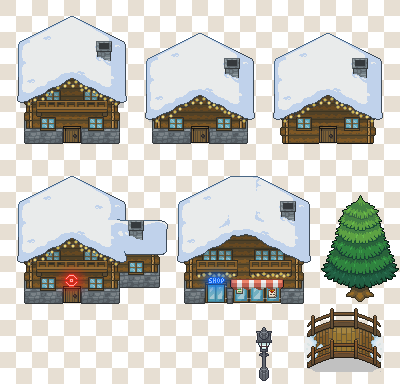
#> input picture tilesets_raw/snow_village_tiles_by_carchagui_dcgwwcb.png, 400 x 384 px, found by its file name
$ python snow_prep.py
#> lines starting #> are read from the running program, lines starting #| are printed output that depends on the picture
# -*- coding: utf-8 -*-
"""Strip the checkerboard backdrop off the snow village sheet.

The artist marked "empty" with a 16x16 checkerboard alternating (224,216,208)
and (248,248,248), aligned to the metatile grid. Neither can be keyed by colour
alone: (248,248,248) is pure white, which is also snow, and the sheet has no
alpha channel at all to fall back on.

So a pixel is only treated as backdrop when BOTH hold:
  * it matches the colour its own cell is supposed to be, given the phase
    ((x//16 + y//16) even -> beige, odd -> white), and
  * it is reachable from the sheet border through other backdrop pixels.

The phase test alone would eat white snow sitting in a white cell; the flood
alone would eat any white that touches the border. Together, art enclosed by
its own outline is safe, which is what every object here has.
"""
import sys
from collections import deque

from PIL import Image

SRC = "J:/ROM Hack Project/tilesets_raw/snow_village_tiles_by_carchagui_dcgwwcb.png"
BEIGE = (224, 216, 208)
WHITE = (248, 248, 248)


def snap(c):
    return ((c[0] >> 3) << 3, (c[1] >> 3) << 3, (c[2] >> 3) << 3)


def strip(src=SRC, out=None, verbose=True):
#> called with verbose = True
    im = Image.open(src).convert("RGBA")
    W, H = im.size
#> W = 400; H = 384
    px = im.load()

    def is_backdrop(x, y):
        want = BEIGE if ((x // 16) + (y // 16)) % 2 == 0 else WHITE
        return snap(px[x, y][:3]) == want

    seen = bytearray(W * H)
    q = deque()
    for x in range(W):
        for y in (0, H - 1):
            if is_backdrop(x, y) and not seen[y * W + x]:
                seen[y * W + x] = 1
                q.append((x, y))
#> this loop made 400 passes
    for y in range(H):
        for x in (0, W - 1):
            if is_backdrop(x, y) and not seen[y * W + x]:
                seen[y * W + x] = 1
                q.append((x, y))
#> this loop made 384 passes

    while q:
        x, y = q.popleft()
        for dx, dy in ((1, 0), (-1, 0), (0, 1), (0, -1)):
            nx, ny = x + dx, y + dy
            if 0 <= nx < W and 0 <= ny < H and not seen[ny * W + nx] and is_backdrop(nx, ny):
                seen[ny * W + nx] = 1
                q.append((nx, ny))
#> this loop made 82207 passes
#> (x, y) on passes 3 to 5: (1, 0), (1, 383), (2, 0)

    # what the phase test alone would have taken, for comparison
    phase_only = sum(1 for y in range(H) for x in range(W) if is_backdrop(x, y))
#> phase_only = 82409
    keyed = sum(seen)
#> keyed = 82207

    for y in range(H):
        for x in range(W):
            if seen[y * W + x]:
                px[x, y] = (0, 0, 0, 0)

    if verbose:
        print("sheet %dx%d = %d px" % (W, H, W * H))
#| sheet 400x384 = 153600 px
        print("  phase test alone would key : %d" % phase_only)
#|   phase test alone would key : 82409
        print("  flood-connected, so keyed  : %d" % keyed)
#|   flood-connected, so keyed  : 82207
        print("  SAVED by requiring connectivity: %d px of art-coloured pixels"
              % (phase_only - keyed))
#|   SAVED by requiring connectivity: 202 px of art-coloured pixels
        left = {}
        for y in range(H):
            for x in range(W):
                if not seen[y * W + x]:
                    c = snap(px[x, y][:3])
                    if c in (BEIGE, WHITE):
                        left[c] = left.get(c, 0) + 1
#> after the loop, left = {(248, 248, 248): 82, (224, 216, 208): 120}
        print("  backdrop colours surviving inside art:", left)
#|   backdrop colours surviving inside art: {(248, 248, 248): 82, (224, 216, 208): 120}
    if out:
        im.save(out)
    return im


if __name__ == "__main__":
    im = strip(out=sys.argv[1] if len(sys.argv) > 1 else None)
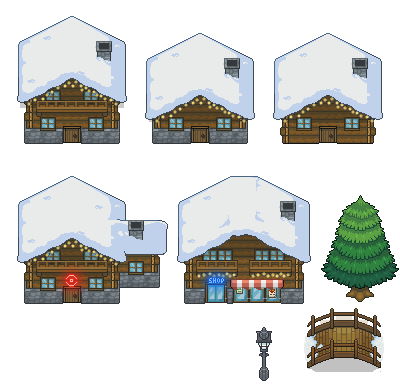
#> im: PIL image 400x384 RGBA; mean R, G, B, A 71.7, 73.4, 70.4, 118.5; transparent parts drawn white
